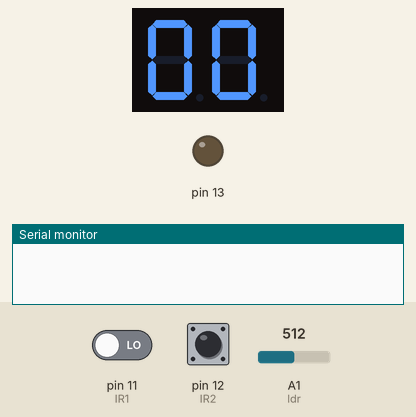
A sketch run on a simulated Arduino Uno, built with avr-gcc and run on an emulated ATmega328P. Parts: 2-digit seven-segment display, output pins drawn as LEDs (lit = HIGH), the last lines printed to the serial monitor. Wiring (inferred from the names in the program): 2-digit 7-segment display, segments lit when LOW: segments pin 2, pin 3, pin 4, pin 5, pin 6, pin 7, pin 8; digit selects pin 9, pin 10. The test bench sets the inputs (shaded band); at power-on: pin 12 (IR2) HIGH, pin 11 (IR1) LOW, A1 (ldr) = 512. The segment pins are drawn as the display they are named for; pins used as bus, display or sensor lines are not drawn.

Above: at 1.2 s.
1.3 s: pin 12 (IR2) pulsed LOW 2 times (0.12 s each, 0.3 s apart)
At 2.7 s:
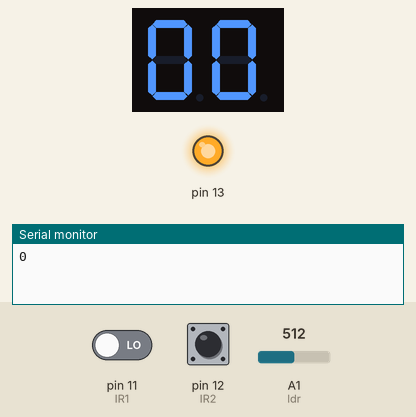
Timing chart, 0 to 4.3 s (numbered marks = the images above; inputs shaded):
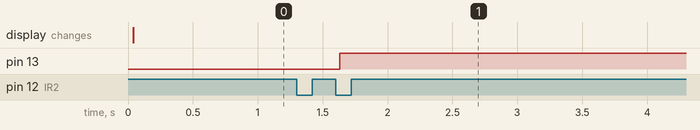

The sketch:

EfficientPowerManagement.ino
```cpp
#define IR1                   11     /* digital pin input for ir sensor  */
#define IR2                   12      /* digital pin input for ir sensor  */
#define MAX_NUMB              99
int IR1_out = LOW; /* Avoiding initial false detections.    */
int IR2_out = LOW; /* Avoiding initial false detections.    */
int a = 2;  //For displaying segment "a"
int b = 3;  //For displaying segment "b"
int c = 4;  //For displaying segment "c"
int d = 5;  //For displaying segment "d"
int e = 6;  //For displaying segment "e"
int f = 7;  //For displaying segment "f"
int g = 8;  //For displaying segment "g"
int counter = 0;
int i = 0;
int ldr = A1;
int Light = 0;


void increaseAndDisplay() {
  counter++;
  if (counter > MAX_NUMB) {
    counter = 1;
  }
  //setDisplayValue(counter);

}

void decreaseAndDisplay() {
  if (counter) {
    counter--;
    //    setDisplayValue(counter);
  }
}


void displayDigit(int digit)
{ turnOff();
  //Conditions for displaying segment a
  if (digit != 1 && digit != 4)
    digitalWrite(a, LOW);

  //Conditions for displaying segment b
  if (digit != 5 && digit != 6)
    digitalWrite(b, LOW);

  //Conditions for displaying segment c
  if (digit != 2)
    digitalWrite(c, LOW);

  //Conditions for displaying segment d
  if (digit != 1 && digit != 4 && digit != 7)
    digitalWrite(d, LOW);

  //Conditions for displaying segment e
  if (digit == 2 || digit == 6 || digit == 8 || digit == 0)
    digitalWrite(e, LOW);

  //Conditions for displaying segment f
  if (digit != 1 && digit != 2 && digit != 3 && digit != 7)
    digitalWrite(f, LOW);
  if (digit != 0 && digit != 1 && digit != 7)
    digitalWrite(g, LOW);

}
void turnOff()
{
  digitalWrite(a, HIGH);
  digitalWrite(b, HIGH);
  digitalWrite(c, HIGH);
  digitalWrite(d, HIGH);
  digitalWrite(e, HIGH);
  digitalWrite(f, HIGH);
  digitalWrite(g, HIGH);
}

void setup()
{
  // put your setup code here, to run once:
  Serial.begin (9600);
  pinMode(IR1, INPUT);
  pinMode(IR2, INPUT);
  pinMode(ldr, INPUT);
  pinMode(13, OUTPUT);
  pinMode(a, OUTPUT);  //A
  pinMode(b, OUTPUT);  //B
  pinMode(c, OUTPUT);  //C
  pinMode(d, OUTPUT);  //D
  pinMode(e, OUTPUT);  //E
  pinMode(f, OUTPUT);  //F
  pinMode(g, OUTPUT);  //G
  displayDigit(0);
  pinMode(9, OUTPUT);
  pinMode(10, OUTPUT);


}

void sensor() {
  IR1_out = digitalRead(IR1);
  IR2_out = digitalRead(IR2);


  if (IR1_out == HIGH)
  {

    while (IR1_out == HIGH)
    {
      while (IR2_out == LOW)
      { IR2_out = digitalRead(IR2);
        displayn(counter);
        Serial.println("waiting for confirmation");
        displayn(counter);
        while (IR1_out == HIGH)
        { displayn(counter);
          IR1_out = digitalRead(IR1);

        }

        IR1_out = digitalRead(IR1);
        if (IR1_out == HIGH)
        {
          while (IR1_out == HIGH)
          {
            IR1_out = digitalRead(IR1);
            displayn(counter);
          }
          Serial.println("confirmation cancelled");
          // counter--;
          break;

        }
      }
      while (IR2_out == HIGH)
      { IR2_out = digitalRead(IR2);
        displayn(counter);
        if (IR2_out == LOW) {
          increaseAndDisplay();
        }
        Serial.println("confiremd");

        IR1_out = digitalRead(IR1);
      }

      //increaseAndDisplay();
      //displayDigit(counter);
      Serial.println(counter);
      // delay(2000);
    }
  }
  else if (IR2_out == HIGH)
  {
    while (IR2_out == HIGH)
    {
      while (IR1_out == LOW)
      { IR1_out = digitalRead(IR1); displayn(counter);
        while (IR2_out == HIGH)
        {
          IR2_out = digitalRead(IR2);
          displayn(counter);
        }

        IR2_out = digitalRead(IR2);
        if (IR2_out == HIGH)
        {
          while (IR2_out == HIGH)
          {
            IR2_out = digitalRead(IR2);
            displayn(counter);
          }
          // counter++;
          break;

        }
      }
      while (IR1_out == HIGH)
      { IR1_out = digitalRead(IR1); displayn(counter);
        if (IR1_out == LOW)
        {
          decreaseAndDisplay();
        }
      }
      IR2_out = digitalRead(IR2);//displayn(counter);
    }


    //decreaseAndDisplay();
    //displayDigit(counter);
    Serial.println(counter);

  }

  Light = analogRead(ldr);


  if (counter > 0 && Light <= 350) {
    digitalWrite(13, LOW);
  }

  else {
    digitalWrite(13, HIGH);
  }
}


void displayn(int num)
{
  //turnOff();
  //for (long int t = 0; t < 100; t++) {
  int j = num / 10;
  int I = num % 10;
  digitalWrite(10, LOW);
  displayDigit(I);
  digitalWrite(9, HIGH);
  delay(10);

  digitalWrite(9, LOW);
  displayDigit(j);
  digitalWrite(10, HIGH);
  delay(10);

  // }

}

void loop() {
  //
  //displayn(counter);
  sensor();
  displayn(counter);


}
```

Measured:
- after the input at 1.3 s, pin 13: LOW → HIGH after 0.33 s
